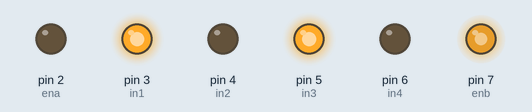
Bench run of a sketch on a simulated Arduino Mega 2560, built with avr-gcc and run on an emulated ATmega2560. On the bench: output pins drawn as LEDs (lit = HIGH).

Above: at 0.1 s.
Timing chart, 0 to 1.6 s (numbered marks = the images above):
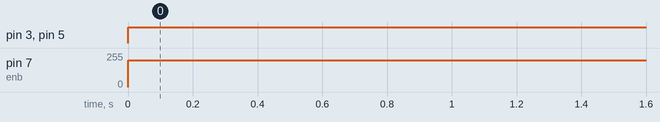

The sketch:

NoyAndMoria.ino
```cpp
// pins
#define ena 2
#define in1 3
#define in2 4
#define in3 5
#define in4 6
#define enb 7

#define leftSensor 26
#define centerSensor 27
#define rightSensor 28


void setup() {
  // put your setup code here, to run once:
pinMode(ena,OUTPUT);
pinMode(in1,OUTPUT);
pinMode(in2,OUTPUT);
pinMode(in3,OUTPUT);
pinMode(in4,OUTPUT);
pinMode(enb,OUTPUT);

pinMode(leftSensor,INPUT);
pinMode(centerSensor,INPUT);
pinMode(rightSensor,INPUT);


}

void forward() {
 digitalWrite(in1,HIGH);
digitalWrite(in2,LOW);
analogWrite(ena,200);
digitalWrite(in3,HIGH);
digitalWrite(in4,LOW);
analogWrite(enb,200);
}

void right() {
 digitalWrite(in1,HIGH);
digitalWrite(in2,LOW);
analogWrite(ena,200);
digitalWrite(in3,HIGH);
digitalWrite(in4,LOW);
analogWrite(enb,0);
}

void left() {
   digitalWrite(in1,HIGH);
digitalWrite(in2,LOW);
analogWrite(ena,0);
digitalWrite(in3,HIGH);
digitalWrite(in4,LOW);
analogWrite(enb,200);
}
void stop() {
   digitalWrite(in1,HIGH);
digitalWrite(in2,LOW);
analogWrite(ena,0);
digitalWrite(in3,HIGH);
digitalWrite(in4,LOW);
analogWrite(enb,0);
}

void loop() {
  left();
  /*if (digitalRead(leftSensor)==HIGH && digitalRead(centerSensor)==LOW && digitalRead(rightSensor)==HIGH)
   {
   forward();
  }
  else if (digitalRead(leftSensor)==LOW && digitalRead(centerSensor)==HIGH && digitalRead(rightSensor)==HIGH)
   {

   left();
  }

  else{
    stop();
  }


  if (digitalRead(leftSensor)==LOW && digitalRead(centerSensor)==HIGH && digitalRead(rightSensor)==LOW)
   {
  forward();
  }
  if (digitalRead(leftSensor)==HIGH && digitalRead(centerSensor)==LOW && digitalRead(rightSensor)==LOW)
  {
   left();
  }
  if (digitalRead(leftSensor)==LOW && digitalRead(centerSensor)==LOW && digitalRead(rightSensor)==HIGH)
  {
    right();
}
*/
}
```

Measured:
- by itself, pin 3 (in1), pin 5 (in3): LOW → HIGH at 0.00 s
- by itself, pin 7 (enb): 0/255 → 200/255 at 0.00 s
